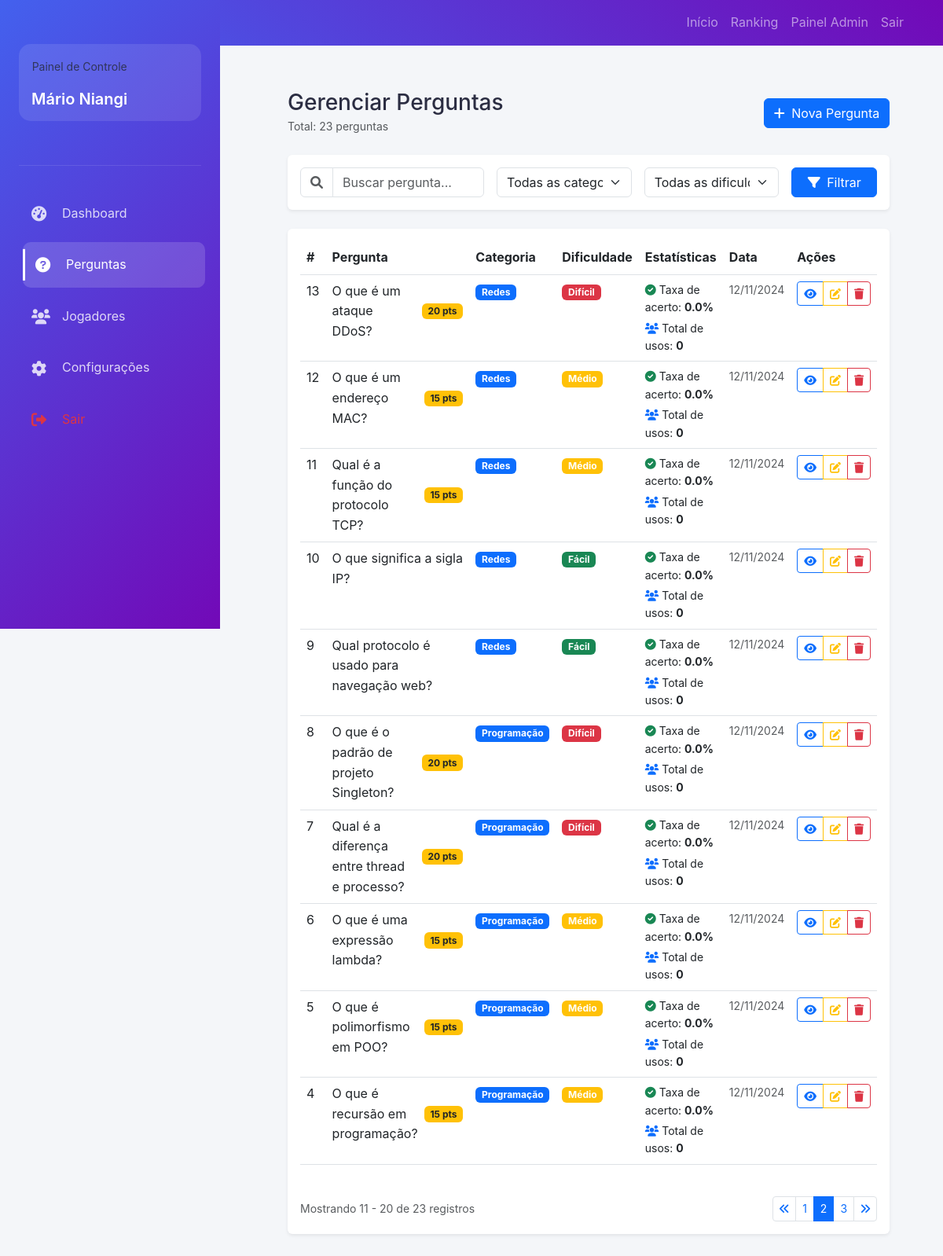
The page /admin/perguntas.php?pagina=2 (signed in) on the database its author committed.
### tables this page shows
CREATE TABLE `perguntas` (
  `id` int(11) NOT NULL,
  `pergunta` text NOT NULL,
  `dificuldade` enum('facil','medio','dificil') DEFAULT 'medio',
  `categoria` varchar(50) NOT NULL,
  `pontos` int(11) DEFAULT 10,
  `data_criacao` timestamp NOT NULL DEFAULT current_timestamp()
);

### admin/perguntas.php (the view, shortened to what this page needs)
<?php
$titulo_pagina = 'Gerenciar Perguntas';
require_once '../includes/conexao.php';
require_once '../includes/funcoes.php';
$itens_por_pagina = 10;
$pagina_atual = isset($_GET['pagina']) ? max(1, (int)$_GET['pagina']) : 1;
$offset = ($pagina_atual - 1) * $itens_por_pagina;
$categoria = isset($_GET['categoria']) ? limparDados($_GET['categoria']) : '';
$dificuldade = isset($_GET['dificuldade']) ? limparDados($_GET['dificuldade']) : '';
$busca = isset($_GET['busca']) ? limparDados($_GET['busca']) : '';
$query_base = "
    SELECT
        p.*,
        GROUP_CONCAT(
            CONCAT_WS('::',
                r.id,
                r.resposta,
                r.correta
            ) SEPARATOR '||'
        ) as respostas,
        COUNT(DISTINCT pr.id) as total_usos,
        ROUND(
            SUM(CASE WHEN pr.correta = 1 THEN 1 ELSE 0 END) /
            COUNT(DISTINCT pr.id) * 100,
            1
        ) as taxa_acerto
    FROM perguntas p
    LEFT JOIN respostas r ON p.id = r.pergunta_id
    LEFT JOIN partidas_respostas pr ON r.id = pr.resposta_id
";
$params = [];
$query_base .= " GROUP BY p.id";
try {
    $query_count = "SELECT COUNT(DISTINCT p.id) as total FROM perguntas p";
    $stmt = $conexao->prepare($query_count);
    $stmt->execute($params);
    $total_registros = $stmt->fetch(PDO::FETCH_ASSOC)['total'];
} catch(PDOException $e) {
    registrar_log('erro', 'Erro ao contar registros: ' . $e->getMessage());
    $total_registros = 0;
}
$total_paginas = ceil($total_registros / $itens_por_pagina);
$pagina_atual = min($pagina_atual, $total_paginas);
try {
    $query_completa = $query_base . "
        ORDER BY p.id DESC
        LIMIT :offset, :limit
    ";
    $stmt = $conexao->prepare($query_completa);
    $stmt->bindValue(':offset', $offset, PDO::PARAM_INT);
    $stmt->bindValue(':limit', $itens_por_pagina, PDO::PARAM_INT);
    $stmt->execute();
    $perguntas = $stmt->fetchAll(PDO::FETCH_ASSOC);
} catch(PDOException $e) {
    registrar_log('erro', 'Erro ao buscar perguntas: ' . $e->getMessage());
    $perguntas = [];
}
require_once '../includes/header.php';
?>
<div class="admin-wrapper">
    <aside class="admin-sidebar">
        <div class="sidebar-header">
            <div class="sidebar-profile">
                <div>
                    <small class="text-muted">Painel de Controle</small>
                    <h5 class="mb-0"><?php echo htmlspecialchars($_SESSION['admin_nome'] ?? 'Administrador'); ?></h5>
                </div>
            </div>
        </div>
        <nav class="admin-menu">
            <a href="<?php echo BASE_URL; ?>index.php" class="menu-item">
                <i class="fas fa-tachometer-alt"></i> Dashboard
            </a>
            <a href="<?php echo BASE_URL; ?>perguntas.php" class="menu-item active">
                <i class="fas fa-question-circle"></i> Perguntas
            </a>
            <a href="<?php echo BASE_URL; ?>jogadores.php" class="menu-item">
                <i class="fas fa-users"></i> Jogadores
            </a>
            <a href="<?php echo BASE_URL; ?>configuracoes.php" class="menu-item">
                <i class="fas fa-cog"></i> Configurações
            </a>
            <a href="<?php echo BASE_URL; ?>logout.php" class="menu-item text-danger">
                <i class="fas fa-sign-out-alt"></i> Sair
            </a>
        </nav>
    </aside>
    <main class="admin-content">
        <div class="container-fluid">
            <div class="d-flex justify-content-between align-items-center mb-4">
                <div>
                    <h1 class="h3 mb-0"><?php echo $titulo_pagina; ?></h1>
                    <small class="text-muted">
                        Total: <?php echo number_format($total_registros, 0, ',', '.'); ?> perguntas
                    </small>
                </div>
                <button type="button" class="btn btn-primary" data-bs-toggle="modal" data-bs-target="#addPerguntaModal">
                    <i class="fas fa-plus me-1"></i> Nova Pergunta
                </button>
            </div>
            <div class="card mb-4 border-0 shadow-sm">
                <div class="card-body">
                    <form method="GET" class="row g-3">
                        <div class="col-md-4">
                            <div class="input-group">
                                <span class="input-group-text bg-white">
                                    <i class="fas fa-search text-muted"></i>
                                </span>
                                <input type="text" class="form-control" name="busca"
                                       placeholder="Buscar pergunta..."
                                       value="<?php echo htmlspecialchars($busca); ?>">
                            </div>
                        </div>
                        <div class="col-md-3">
                            <select class="form-select" name="categoria">
                                <option value="">Todas as categorias</option>
                            </select>
                        </div>
                        <div class="col-md-3">
                            <select class="form-select" name="dificuldade">
                                <option value="">Todas as dificuldades</option>
                            </select>
                        </div>
                        <div class="col-md-2">
                            <button type="submit" class="btn btn-primary w-100">
                                <i class="fas fa-filter me-1"></i> Filtrar
                            </button>
                        </div>
                    </form>
                </div>
            </div>
            <div class="card border-0 shadow-sm">
                <div class="card-body">
                    <?php if(empty($perguntas)): ?>
                        <div class="text-center py-5">
                            <i class="fas fa-search fa-3x text-muted mb-3"></i>
                            <h5>Nenhuma pergunta encontrada</h5>
                            <p class="text-muted">
                                <?php if($busca || $categoria || $dificuldade): ?>
                                    Tente ajustar os filtros de busca
                                <?php else: ?>
                                    Comece adicionando uma nova pergunta
                                <?php endif; ?>
                            </p>
                        </div>
                    <?php else: ?>
                        <div class="table-responsive">
                        <table class="table table-hover">
                            <thead>
                                <tr>
                                    <th style="width: 5%">#</th>
                                    <th style="width: 35%">Pergunta</th>
                                    <th style="width: 15%">Categoria</th>
                                    <th style="width: 10%">Dificuldade</th>
                                    <th style="width: 15%">Estatísticas</th>
                                    <th style="width: 10%">Data</th>
                                    <th style="width: 10%">Ações</th>
                                </tr>
                            </thead>
                            <tbody>
                                <?php foreach($perguntas as $pergunta): ?>
                                <tr>
                                    <td><?php echo $pergunta['id']; ?></td>
                                    <td>
                                        <div class="d-flex align-items-center">
                                            <div class="pergunta-texto">
                                                <?php
                                                $texto_pergunta = htmlspecialchars($pergunta['pergunta']);
                                                echo strlen($texto_pergunta) > 100
                                                    ? substr($texto_pergunta, 0, 100) . '...'
                                                    : $texto_pergunta;
                                                ?>
                                            </div>
                                            <?php if($pergunta['pontos'] > 10): ?>
                                                <span class="badge bg-warning text-dark ms-2">
                                                    <?php echo $pergunta['pontos']; ?> pts
                                                </span>
                                            <?php endif; ?>
                                        </div>
                                    </td>
                                    <td>
                                        <span class="badge bg-primary">
                                            <?php echo htmlspecialchars(ucfirst($pergunta['categoria'])); ?>
                                        </span>
                                    </td>
                                    <td>
                                        <?php
                                        $dificuldade_class = [
                                            'facil' => 'success',
                                            'medio' => 'warning',
                                            'dificil' => 'danger'
                                        ];
                                        $classe = $dificuldade_class[$pergunta['dificuldade']] ?? 'secondary';
                                        ?>
                                        <span class="badge bg-<?php echo $classe; ?>">
                                            <?php echo DIFICULDADES[$pergunta['dificuldade']] ?? 'Desconhecida'; ?>
                                        </span>
                                    </td>
                                    <td>
                                        <div class="small">
                                            <div class="mb-1">
                                                <i class="fas fa-check-circle text-success"></i>
                                                Taxa de acerto:
                                                <strong><?php echo number_format($pergunta['taxa_acerto'] ?? 0, 1); ?>%</strong>
                                            </div>
                                            <div>
                                                <i class="fas fa-users text-primary"></i>
                                                Total de usos:
                                                <strong><?php echo number_format($pergunta['total_usos'] ?? 0); ?></strong>
                                            </div>
                                        </div>
                                    </td>
                                    <td>
                                        <div class="small text-muted">
                                            <?php echo date('d/m/Y', strtotime($pergunta['data_criacao'])); ?>
                                        </div>
                                    </td>
                                    <td>
                                        <div class="btn-group">
                                            <button type="button"
                                                    class="btn btn-sm btn-outline-primary btn-visualizar"
                                                    data-id="<?php echo $pergunta['id']; ?>"
                                                    title="Visualizar">
                                                <i class="fas fa-eye"></i>
                                            </button>
                                            <button type="button"
                                                    class="btn btn-sm btn-outline-warning btn-editar"
                                                    data-id="<?php echo $pergunta['id']; ?>"
                                                    title="Editar">
                                                <i class="fas fa-edit"></i>
                                            </button>
                                            <button type="button"
                                                    class="btn btn-sm btn-outline-danger btn-excluir"
                                                    data-id="<?php echo $pergunta['id']; ?>"
                                                    title="Excluir">
                                                <i class="fas fa-trash"></i>
                                            </button>
                                        </div>
                                    </td>
                                </tr>
                                <?php endforeach; ?>
                            </tbody>
                        </table>
                    </div>
                    <?php if($total_paginas > 1): ?>
                    <div class="d-flex justify-content-between align-items-center mt-4">
                        <div class="text-muted small">
                            Mostrando <?php echo $offset + 1; ?> -
                            <?php echo min($offset + $itens_por_pagina, $total_registros); ?>
                            de <?php echo $total_registros; ?> registros
                        </div>
                        <nav aria-label="Navegação">
                            <ul class="pagination pagination-sm mb-0">
                                <?php if($pagina_atual > 1): ?>
                                <li class="page-item">
                                    <a class="page-link" href="?pagina=1<?php
                                        echo $categoria ? '&categoria='.urlencode($categoria) : '';
                                        echo $dificuldade ? '&dificuldade='.urlencode($dificuldade) : '';
                                        echo $busca ? '&busca='.urlencode($busca) : '';
                                    ?>">
                                        <i class="fas fa-angle-double-left"></i>
                                    </a>
                                </li>
                                <?php endif; ?>
                                <?php
                                $inicio = max(1, $pagina_atual - 2);
                                $fim = min($total_paginas, $pagina_atual + 2);
                                if($inicio > 1): ?>
                                <?php endif;
                                for($i = $inicio; $i <= $fim; $i++): ?>
                                    <li class="page-item <?php echo $i == $pagina_atual ? 'active' : ''; ?>">
                                        <a class="page-link" href="?pagina=<?php echo $i; ?><?php
                                            echo $categoria ? '&categoria='.urlencode($categoria) : '';
                                            echo $dificuldade ? '&dificuldade='.urlencode($dificuldade) : '';
                                            echo $busca ? '&busca='.urlencode($busca) : '';
                                        ?>"><?php echo $i; ?></a>
                                    </li>
                                <?php endfor;
                                if($fim < $total_paginas): ?>
                                <?php endif;
                                if($pagina_atual < $total_paginas): ?>
                                    <li class="page-item">
                                        <a class="page-link" href="?pagina=<?php echo $total_paginas; ?><?php
                                            echo $categoria ? '&categoria='.urlencode($categoria) : '';
                                            echo $dificuldade ? '&dificuldade='.urlencode($dificuldade) : '';
                                            echo $busca ? '&busca='.urlencode($busca) : '';
                                        ?>">
                                            <i class="fas fa-angle-double-right"></i>
                                        </a>
                                    </li>
                                <?php endif; ?>
                            </ul>
                        </nav>
                    </div>
                    <?php endif; ?>
                    <?php endif; ?>
                </div>
            </div>
        </div>
    </main>
</div>
<?php require_once '../includes/footer.php'; ?>

### rows shown on the page
perguntas: id "13", pergunta "O que é um ataque DDoS?", pontos "20", categoria "Redes", dificuldade "Difícil", taxa_acerto "0.0", total_usos "0", data_criacao "12/11/2024"
perguntas: id "12", pergunta "O que é um endereço MAC?", pontos "15", categoria "Redes", dificuldade "Médio", taxa_acerto "0.0", total_usos "0", data_criacao "12/11/2024"
perguntas: id "11", pergunta "Qual é a função do protocolo TCP?", pontos "15", categoria "Redes", dificuldade "Médio", taxa_acerto "0.0", total_usos "0", data_criacao "12/11/2024"
perguntas: id "10", pergunta "O que significa a sigla IP?", categoria "Redes", dificuldade "Fácil", taxa_acerto "0.0", total_usos "0", data_criacao "12/11/2024"
perguntas: id "9", pergunta "Qual protocolo é usado para navegação web?", categoria "Redes", dificuldade "Fácil", taxa_acerto "0.0", total_usos "0", data_criacao "12/11/2024"
perguntas: id "8", pergunta "O que é o padrão de projeto Singleton?", pontos "20", categoria "Programação", dificuldade "Difícil", taxa_acerto "0.0", total_usos "0", data_criacao "12/11/2024"
perguntas: id "7", pergunta "Qual é a diferença entre thread e processo?", pontos "20", categoria "Programação", dificuldade "Difícil", taxa_acerto "0.0", total_usos "0", data_criacao "12/11/2024"
perguntas: id "6", pergunta "O que é uma expressão lambda?", pontos "15", categoria "Programação", dificuldade "Médio", taxa_acerto "0.0", total_usos "0", data_criacao "12/11/2024"
perguntas: id "5", pergunta "O que é polimorfismo em POO?", pontos "15", categoria "Programação", dificuldade "Médio", taxa_acerto "0.0", total_usos "0", data_criacao "12/11/2024"
perguntas: id "4", pergunta "O que é recursão em programação?", pontos "15", categoria "Programação", dificuldade "Médio", taxa_acerto "0.0", total_usos "0", data_criacao "12/11/2024"

### other values the page prints
$_SESSION['admin_nome'] "Mário Niangi"
$titulo_pagina "Gerenciar Perguntas"
$total_registros "23"
$offset + 1 "11"
min($offset + $itens_por_pagina, $total_registros) "20"
